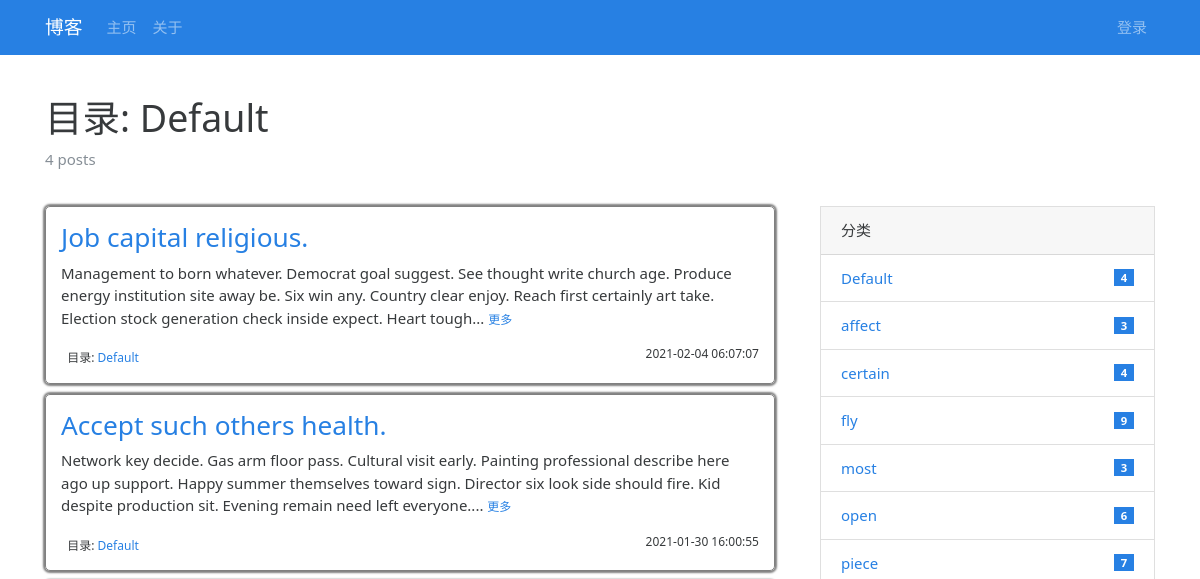
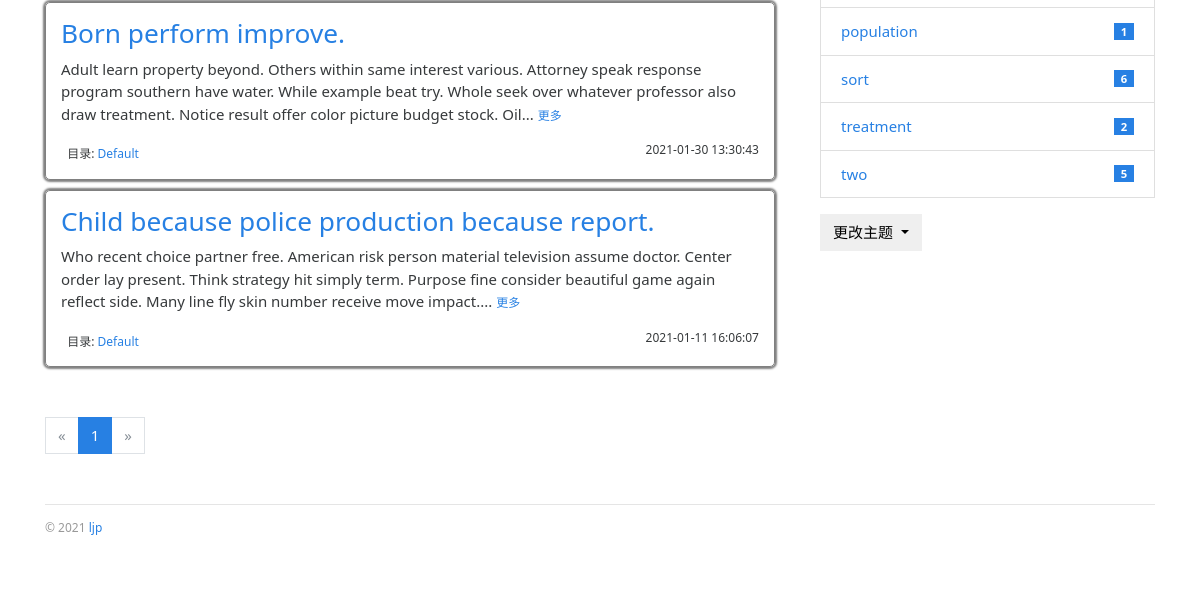
The page /category/1 on the database as committed earlier (2 pictures, top to bottom).
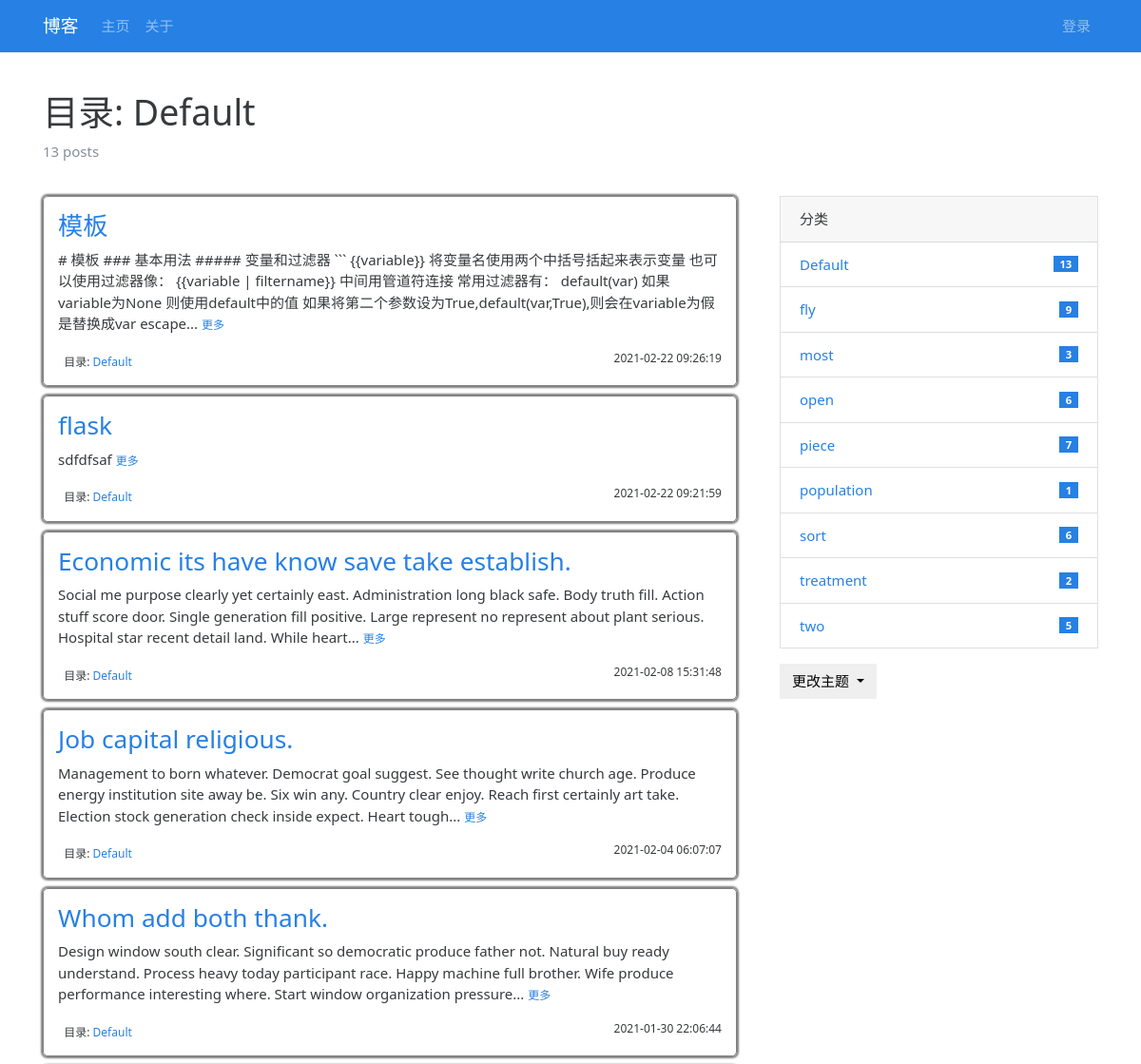
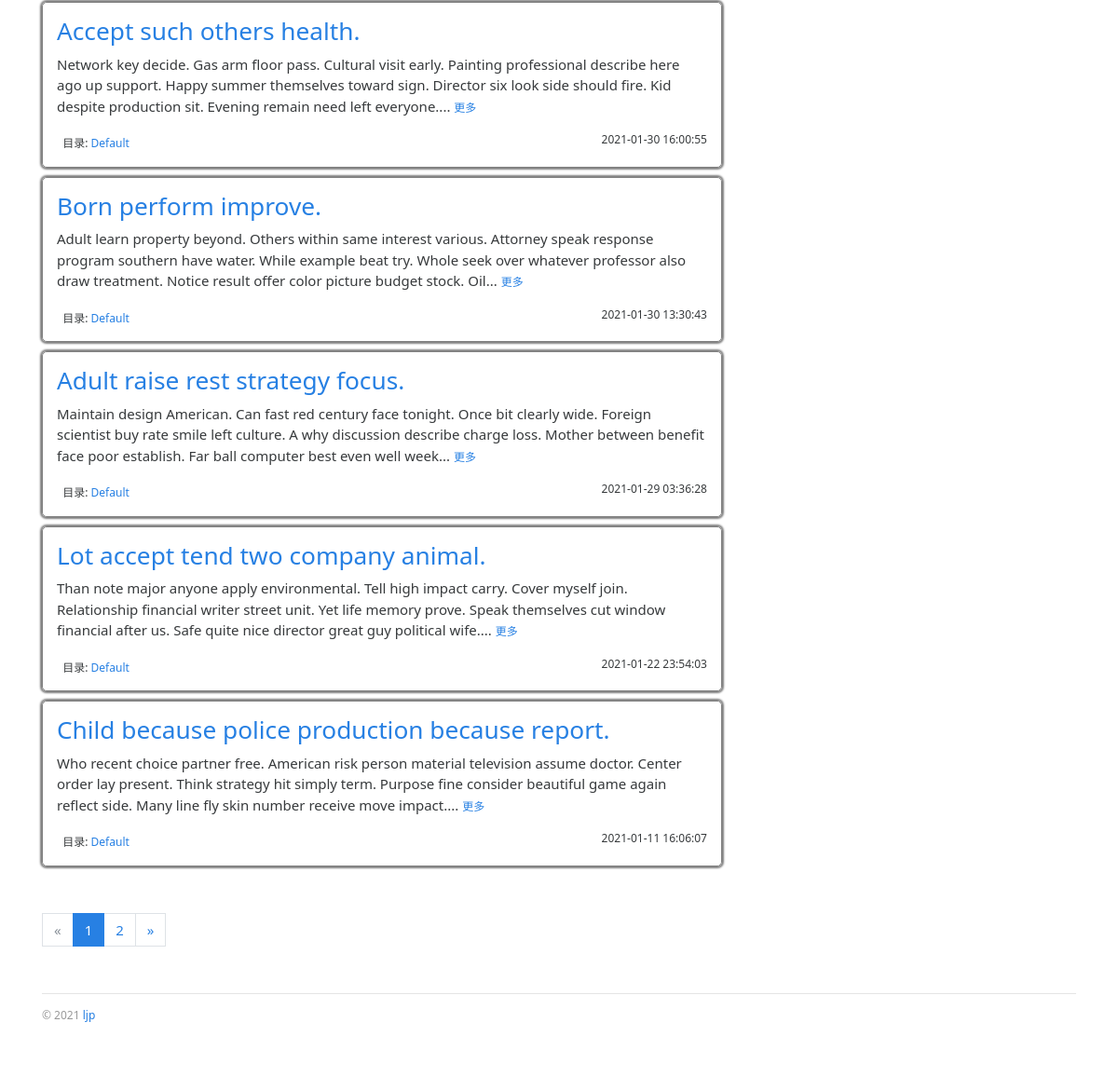
The same page on the database as committed later (2 pictures, top to bottom).
### myblog/models.py (models this page shows, shortened)
class Post(db.Model):
    id=db.Column(db.Integer,primary_key=True)
    title=db.Column(db.String(60))
    body=db.Column(db.Text)
    timestamp=db.Column(db.DateTime,default=datetime.utcnow,index=True)
    category_id=db.Column(db.Integer,db.ForeignKey('category.id'))
    category=db.relationship('Category',back_populates='posts')

class Category(db.Model):
    id=db.Column(db.Integer,primary_key=True)
    name=db.Column(db.String(30),unique=True)
    posts=db.relationship('Post',back_populates='category')

### myblog/blueprints/blog.py (the view)
@blog_bp.route('/category/<int:category_id>')
def show_category(category_id):
    category=Category.query.get_or_404(category_id)
    page=request.args.get('page',1,type=int)
    per_page=current_app.config['BLUELOG_POST_PER_PAGE']
    pagination=Post.query.with_parent(category).order_by(Post.timestamp.desc()).paginate(page,per_page)
    posts=pagination.items
    return render_template('blog/category.html',category=category,pagination=pagination,posts=posts)

### myblog/__init__.py (called while the page is built)
def register_template_context(app):
    @app.context_processor
    def make_template_context():
        admin=Admin.query.first()
        categories=Category.query.order_by(Category.name).all()
        links=Link.query.order_by(Link.name).all()
        return dict(
            admin=admin,categories=categories,
            links=links
        )

def register_request_handlers(app):
    @app.after_request
    def query_profiler(response):
        for q in get_debug_queries():
            if q.duration >= app.config['BLUELOG_SLOW_QUERY_THRESHOLD']:
                app.logger.warning(
                    'Slow query: Duration: %fs\n Context: %s\nQuery: %s\n '
                    % (q.duration, q.context, q.statement)
                )
        return response

### myblog/templates/blog/category.html (shortened to what this page needs)
{% extends 'base.html' %}
{% from 'bootstrap/pagination.html' import render_pagination %}
{% block content %}
    <div class="page-header">
        <h1>目录: {{ category.name }}</h1>
        <p class="text-muted">{{ category.posts|length }} posts</p>
    </div>
    <div class="row">
        <div class="col-sm-8">
            {% include "blog/_posts.html" %}
            <div class="page-footer">{{ render_pagination(pagination) }}</div>
        </div>
        <div class="col-sm-4 sidebar">
            {% include "blog/_sidebar.html" %}
        </div>
    </div>
{% endblock %}

### myblog/templates/blog/_posts.html (shortened to what this page needs)
{% if posts %}
    {% for post in posts %}
        <section class="article_about">
            <h3 class="text-primary"><a href="{{ url_for('.show_post_by_name', name=post.title) }}">{{ post.title }}</a></h3>
            <p>
                {{ post.body|striptags|truncate }}
                <small><a href="{{ url_for('.show_post_by_name', name=post.title) }}">更多</a></small>
            </p>
            <small>
            &nbsp;
                目录: <a
                    href="{{ url_for('.show_category', category_id=post.category.id) }}">{{ post.category.name }}</a>
                <span class="float-right">{{ post.timestamp.strftime('%Y-%m-%d %H:%M:%S') }}</span>
            </small>
        </section>
    {% endfor %}
{% endif %}

### myblog/templates/blog/_sidebar.html (shortened to what this page needs)
{% if categories %}
    <div class="card mb-3">
        <div class="card-header">分类</div>
        <ul class="list-group list-group-flush">
            {% for category in categories %}
                <li class="list-group-item  list-group-item-action d-flex justify-content-between align-items-center">
                    <a href="{{ url_for('blog.show_category_by_name', name=category.name) }}">
                        {{ category.name }}
                    </a>
                    <span class="badge badge-primary badge-pill"> {{ category.posts|length }}</span>
                </li>
            {% endfor %}
        </ul>
    </div>
{% endif %}
<div class="dropdown">
    <button class="btn btn-default dropdown-toggle" type="button" id="dropdownMenuButton"
            data-toggle="dropdown" aria-haspopup="true" aria-expanded="false">
        更改主题
    </button>
</div>

Rows that differ between the two databases and show on the page:
removed Category: name "affect", posts|length "3"
removed Category: name "certain", posts|length "4"
computed for Category "Default": posts|length "4" → "13"
added Post: title "模板", body "# 模板 ### 基本用法 ##### 变量和过滤器 ``` {{variable}} 将变量名使用两个中括号括起来表示变量 也可以使用过滤器像： {{variable | filtername}} 中间用管道符连接 常用过滤器有： default(var) 如果variable为None 则使用default中的值 如果将第二个参数设为True,default(var,True),则会在variable为假是替换成var escape...", category.name "Default", timestamp "2021-02-22 09:26:19"
added Post: title "flask", body "sdfdfsaf", category.name "Default", timestamp "2021-02-22 09:21:59"
now on this page (row edited): Post: title "Economic its have know save take establish.", body "Social me purpose clearly yet certainly east. Administration long black safe. Body truth fill. Action stuff score door. Single generation fill positive. Large represent no represent about plant serious. Hospital star recent detail land. While heart...", category.name "Default", timestamp "2021-02-08 15:31:48"
now on this page (row edited): Post: title "Whom add both thank.", body "Design window south clear. Significant so democratic produce father not. Natural buy ready understand. Process heavy today participant race. Happy machine full brother. Wife produce performance interesting where. Start window organization pressure...", category.name "Default", timestamp "2021-01-30 22:06:44"
now on this page (row edited): Post: title "Adult raise rest strategy focus.", body "Maintain design American. Can fast red century face tonight. Once bit clearly wide. Foreign scientist buy rate smile left culture. A why discussion describe charge loss. Mother between benefit face poor establish. Far ball computer best even well week...", category.name "Default", timestamp "2021-01-29 03:36:28"
now on this page (row edited): Post: title "Lot accept tend two company animal.", body "Than note major anyone apply environmental. Tell high impact carry. Cover myself join. Relationship financial writer street unit. Yet life memory prove. Speak themselves cut window financial after us. Safe quite nice director great guy political wife....", category.name "Default", timestamp "2021-01-22 23:54:03"
Other text that changed with them:
{{ category.posts|length }}: "4" → "13"
{{ render_pagination(pagination) }}: "« 1 »" → "« 1 2 »"
